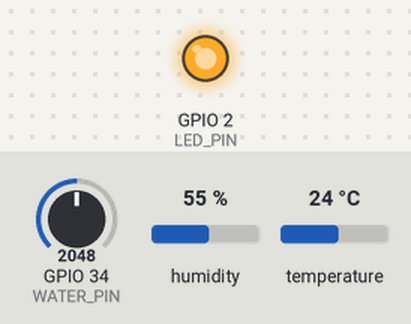
A sketch run on a simulated ESP32. Parts: output pins drawn as LEDs (lit = HIGH). Inputs (shaded band) come from the test bench; at power-on: GPIO 34 (WATER_PIN) = 2048, humidity 55 %, temperature 24 °C. WiFi joins after 1.5 s; servers stay silent unless stated; uploads are accepted with an empty reply; what the sketch prints to the serial monitor is not drawn.

Above: at 0.4 s.
Timing chart, 0 to 1.9 s (numbered marks = the images above):
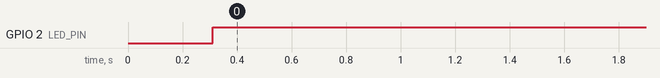

Measured:
- by itself, GPIO 2 (LED_PIN): LOW → HIGH at 0.31 s

The sketch:

Wokwi_ESP32_DHT22.ino
```cpp
/*
  SensoriX <-> Wokwi  |  ESP32 + DHT22 + sensor de agua (analogico)
  Cada lectura se asocia al SITE por su NOMBRE (el mismo que registraste en SensoriX).
*/
#include <WiFi.h>
#include <WiFiClientSecure.h>
#include <HTTPClient.h>
#include <DHT.h>

// ======== CONFIGURA ESTO ========
const char* SCRIPT_URL  = "https://script.google.com/macros/s/PEGA_AQUI_TU_ID/exec";
const char* API_KEY     = "sensorix123";        // igual que en Apps_Script_SensoriX.gs
const char* SITE_NOMBRE = "Sala Servidores 1";  // NOMBRE del SITE tal cual aparece en SensoriX
// ================================

const char* WIFI_SSID = "Wokwi-GUEST";          // red WiFi simulada de Wokwi
const char* WIFI_PASS = "";
const unsigned long INTERVALO_MS = 10000;       // cada cuanto se envia una lectura
const unsigned long REINTENTO_MS = 3000;        // espera entre reintentos si un envio falla
const int UMBRAL_ON  = 35;                      // % de nivel: por encima = AGUA DETECTADA
const int UMBRAL_OFF = 25;                      // % de nivel: por debajo = SECO

#define DHT_PIN   15
#define WATER_PIN 34                            // sensor de agua analogico (slider), pin ADC1
#define LED_PIN   2

struct Lectura { float t; float h; bool agua; int nivel; };

DHT dht(DHT_PIN, DHT22);
WiFiClientSecure client;                        // global: se reutiliza la conexion TLS (el handshake es lento en Wokwi)
HTTPClient http;
Lectura ultima = { 0, 0, false, 0 };
unsigned long ultimoEnvio = 0, proximoIntento = 0;
bool aguaPrev = false, pendiente = false, verificado = false;
int fallos = 0;

unsigned long wifiDesde = 0, ultimoPunto = 0;
bool wifiVisto = false;

void iniciarWiFi() {
  WiFi.disconnect(true);                        // reinicia la pila WiFi antes de cada intento
  delay(300);
  WiFi.mode(WIFI_STA);
  WiFi.begin(WIFI_SSID, WIFI_PASS, 6);
  wifiDesde = millis();
  Serial.print("Conectando a WiFi");
}

// No bloquea: devuelve true si hay conexion. Si pasan 15 s sin conectar, reinicia el intento.
bool wifiListo() {
  if (WiFi.status() == WL_CONNECTED) {
    if (!wifiVisto) {
      wifiVisto = true;
      Serial.printf(" OK (%lu s) IP %s\n", (millis() - wifiDesde) / 1000, WiFi.localIP().toString().c_str());
    }
    return true;
  }
  if (wifiVisto) {                              // se cayo la conexion
    wifiVisto = false;
    client.stop();
    Serial.println("\nWiFi perdido, reconectando...");
    iniciarWiFi();
    return false;
  }
  unsigned long ahora = millis();
  if (ahora - ultimoPunto >= 1000) { ultimoPunto = ahora; Serial.print("."); }
  if (ahora - wifiDesde >= 15000) {
    Serial.printf("\nSin WiFi tras 15 s (estado %d). Si el icono WiFi de Wokwi dice Error, falla la red de Wokwi\n(Brave Shields, VPN o bloqueador). Reintentando...\n", WiFi.status());
    iniciarWiFi();
  }
  return false;
}

int leerNivel() {                               // nivel de agua 0-100 %
  int v = analogRead(WATER_PIN);
  return constrain(map(v, 0, 4095, 0, 100), 0, 100);
}

// Codifica el texto para la URL (espacios, acentos, enes...)
String urlEncode(const String& s) {
  String out;
  char buf[4];
  for (size_t i = 0; i < s.length(); i++) {
    char ch = s[i];
    if (isalnum((unsigned char)ch) || ch == '-' || ch == '_' || ch == '.' || ch == '~') out += ch;
    else { snprintf(buf, sizeof(buf), "%%%02X", (unsigned char)ch); out += buf; }
  }
  return out;
}

// Se ejecuta tras 3 fallos seguidos para saber DONDE falla
void diagnostico() {
  client.stop();
  String host = String(SCRIPT_URL).substring(8);   // quita "https://"
  host = host.substring(0, host.indexOf('/'));
  IPAddress ip;
  Serial.printf("  WiFi: %s | IP: %s\n", WiFi.status() == WL_CONNECTED ? "conectado" : "SIN CONEXION", WiFi.localIP().toString().c_str());
  Serial.printf("  DNS %s: %s\n", host.c_str(), WiFi.hostByName(host.c_str(), ip) == 1 ? ip.toString().c_str() : "FALLO");
  Serial.printf("  Memoria libre: %u bytes\n", ESP.getFreeHeap());
  WiFiClient p;
  Serial.printf("  TCP a %s:80: %s\n", host.c_str(), p.connect(host.c_str(), 80) ? "OK" : "FALLO");
  p.stop();
  WiFiClientSecure c;
  c.setInsecure();
  c.setHandshakeTimeout(30);
  unsigned long t0 = millis();
  bool tls = c.connect(host.c_str(), 443);
  Serial.printf("  TLS a %s:443: %s (%lu ms)\n", host.c_str(), tls ? "OK" : "FALLO", millis() - t0);
  c.stop();
  Serial.println("  TCP OK pero TLS FALLO = Wokwi no logra el cifrado con Google.");
  Serial.println("  Todo OK = revisa SCRIPT_URL: https://script.google.com/macros/s/.../exec");
}

// Solo la primera vez: lee la respuesta del puente para confirmar que la clave es correcta
void verificar(const String& loc) {
  client.stop();                                // libera memoria TLS antes de abrir otra conexion
  WiFiClientSecure c2;
  c2.setInsecure();
  c2.setHandshakeTimeout(30);
  HTTPClient h2;
  h2.setConnectTimeout(10000);
  h2.setTimeout(10000);
  if (h2.begin(c2, loc) && h2.GET() == 200) Serial.printf("Puente -> %s\n", h2.getString().c_str());
  else Serial.println("(No se pudo leer la confirmacion del puente, pero la lectura fue enviada)");
  h2.end();
  verificado = true;
}

// Un solo intento, una sola peticion. Devuelve true si el puente recibio la lectura.
bool enviarUnaVez(const Lectura& l) {
  String url = String(SCRIPT_URL) + "?action=push&key=" + urlEncode(API_KEY) +
               "&site=" + urlEncode(SITE_NOMBRE) + "&temp=" + String(l.t, 1) +
               "&hum=" + String(l.h, 1) + "&water=" + (l.agua ? "1" : "0") + "&lvl=" + String(l.nivel);
  const char* cab[] = { "Location" };
  http.collectHeaders(cab, 1);
  http.setFollowRedirects(HTTPC_DISABLE_FOLLOW_REDIRECTS);  // Apps Script ya guardo la lectura antes de redirigir
  http.setConnectTimeout(10000);
  http.setTimeout(10000);
  if (!http.begin(client, url)) { Serial.println("SCRIPT_URL invalida"); return false; }
  int code = http.GET();
  String loc, cuerpo;
  if (code > 0) { loc = http.header("Location"); cuerpo = http.getString(); }
  http.end();                                   // la conexion queda abierta para el siguiente envio

  if (code <= 0) {
    Serial.printf("HTTP %d -> %s (reintento en %lu s)\n", code, HTTPClient::errorToString(code).c_str(), REINTENTO_MS / 1000);
    client.stop();                              // el siguiente intento abre una conexion limpia
    if (++fallos == 3) diagnostico();
    return false;
  }
  fallos = 0;
  if (code == 200) { Serial.printf("HTTP 200 -> %s\n", cuerpo.c_str()); return cuerpo.indexOf("\"ok\":true") >= 0; }
  if (code == 301 || code == 302 || code == 303 || code == 307) {
    if (loc.indexOf("accounts.google.com") >= 0) {
      Serial.println("ERROR: el Web App NO es publico. Implementar > Nueva implementacion > Acceso: Cualquier persona.");
      return false;
    }
    if (!verificado) verificar(loc);
    return true;
  }
  Serial.printf("HTTP %d -> revisa SCRIPT_URL y el acceso del Web App\n", code);
  return false;
}

void setup() {
  Serial.begin(115200);
  pinMode(LED_PIN, OUTPUT);
  dht.begin();
  client.setInsecure();                         // en Wokwi no se valida el certificado
  client.setHandshakeTimeout(30);
  String u = SCRIPT_URL;
  if (!u.startsWith("https://script.google.com/") || !u.endsWith("/exec") || u.indexOf("PEGA_AQUI") >= 0)
    Serial.println("AVISO: SCRIPT_URL no parece valida (https://script.google.com/macros/s/.../exec)");
  Serial.printf("SITE: \"%s\"\n", SITE_NOMBRE);
  Serial.printf("Sensor de agua: %d %% (AGUA si >= %d %%, SECO si <= %d %%)\n", leerNivel(), UMBRAL_ON, UMBRAL_OFF);
  iniciarWiFi();
}

void loop() {
  bool online = wifiListo();                    // el sensor y el LED siguen funcionando aunque no haya WiFi

  int nivel = leerNivel();
  bool agua = aguaPrev;                         // histeresis: evita parpadeos cerca del umbral
  if (nivel >= UMBRAL_ON) agua = true;
  else if (nivel <= UMBRAL_OFF) agua = false;
  digitalWrite(LED_PIN, agua);

  unsigned long ahora = millis();
  if (agua != aguaPrev || ultimoEnvio == 0 || ahora - ultimoEnvio >= INTERVALO_MS) {
    aguaPrev = agua;                            // lectura nueva (o cambio de agua = envio inmediato)
    ultimoEnvio = ahora;
    float t = dht.readTemperature();
    float h = dht.readHumidity();
    if (isnan(t) || isnan(h)) Serial.println("Error leyendo el DHT22");
    else { ultima.t = t; ultima.h = h; pendiente = true; proximoIntento = 0; }
  }

  if (online && pendiente && ahora >= proximoIntento) {
    ultima.agua = agua;                         // siempre se envia el estado de agua mas reciente
    ultima.nivel = nivel;
    if (enviarUnaVez(ultima)) {
      pendiente = false;
      Serial.printf("T=%.1f C  H=%.1f %%  Agua=%s (%d %%)  -> enviado\n", ultima.t, ultima.h, agua ? "SI" : "NO", nivel);
    } else proximoIntento = millis() + REINTENTO_MS;
  }
  delay(50);
}
```
